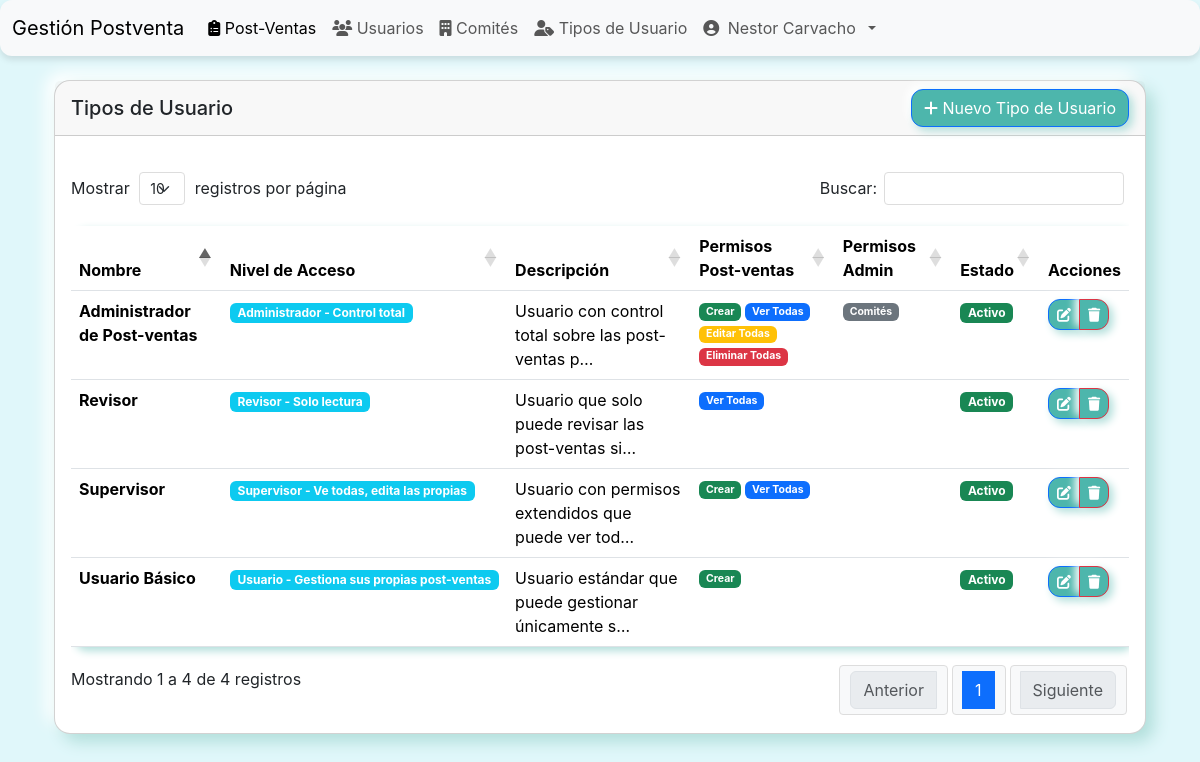
Before: /tipos-usuario/ (signed in) with the older database file.
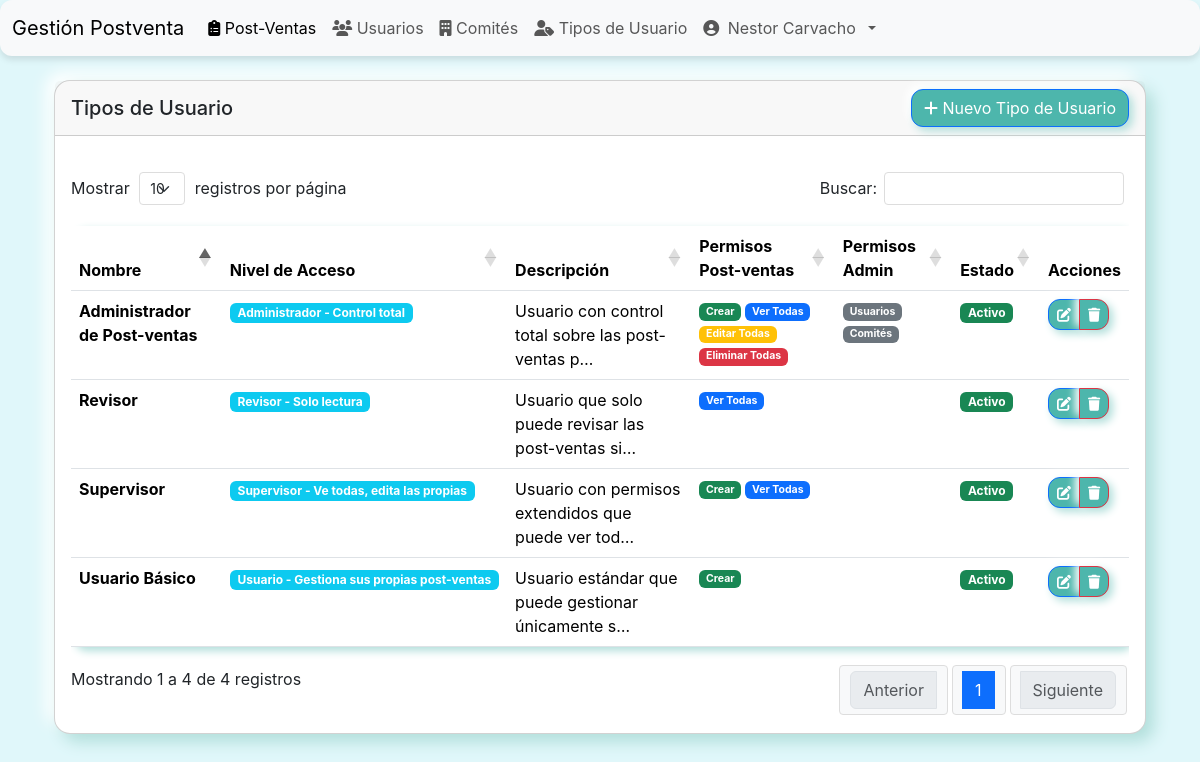
After: the same page with the newer database file.
### postventa/models.py (models this page shows, shortened)
class TipoUsuario(models.Model):
    NIVEL_ACCESO_CHOICES = [
        ('revisor', 'Revisor - Solo lectura'),
        ('usuario', 'Usuario - Gestiona sus propias post-ventas'),
        ('supervisor', 'Supervisor - Ve todas, edita las propias'),
        ('administrador', 'Administrador - Control total'),
    ]
    nombre = models.CharField(max_length=100, unique=True)
    nivel_acceso = models.CharField(max_length=20, choices=NIVEL_ACCESO_CHOICES, default='usuario')
    descripcion = models.TextField(blank=True, null=True)
    puede_crear_postventa = models.BooleanField(default=True, help_text="Puede crear nuevas post-ventas")
    puede_ver_todas_postventas = models.BooleanField(default=False, help_text="Puede ver todas las post-ventas")
    puede_editar_todas_postventas = models.BooleanField(default=False, help_text="Puede editar todas las post-ventas")
    puede_eliminar_todas_postventas = models.BooleanField(default=False, help_text="Puede eliminar todas las post-ventas")
    puede_editar_propias_postventas = models.BooleanField(default=True, help_text="Puede editar sus propias post-ventas")
    puede_eliminar_propias_postventas = models.BooleanField(default=True, help_text="Puede eliminar sus propias post-ventas")
    puede_gestionar_usuarios = models.BooleanField(default=False, help_text="Puede gestionar usuarios")
    puede_gestionar_comites = models.BooleanField(default=False, help_text="Puede gestionar comités")
    activo = models.BooleanField(default=True)
    fecha_creacion = models.DateTimeField(auto_now_add=True)
    fecha_modificacion = models.DateTimeField(auto_now=True)
    class Meta:
        verbose_name = "Tipo de Usuario"
        verbose_name_plural = "Tipos de Usuario"
        ordering = ['nombre']

### postventa/views.py (the view)
# urls.py: path('tipos-usuario/', TipoUsuarioListView.as_view(), name='tipo_usuario_list'),
@method_decorator(login_required, name='dispatch')
class TipoUsuarioListView(AdminRequiredMixin, ListView):
    model = TipoUsuario
    template_name = 'postventa/tipo_usuario_list.html'
    context_object_name = 'tipos_usuario'

### postventa/views.py (called while the page is built)
    def test_func(self):
        return self.request.user.is_staff or self.request.user.is_superuser

### postventa/templates/postventa/tipo_usuario_list.html (shortened to what the changed rows need)
{% extends 'base.html' %}
{% block content %}
<div class="container-fluid mt-4">
    <div class="row">
        <div class="col-12">
            <div class="card">
                <div class="card-body">
                    <div class="table-responsive">
                        <table class="table table-hover" id="tiposUsuarioTable">
                            <thead>
                                <tr>
                                    <th>Nombre</th>
                                    <th>Nivel de Acceso</th>
                                    <th>Descripción</th>
                                    <th>Permisos Post-ventas</th>
                                    <th>Permisos Admin</th>
                                    <th>Estado</th>
                                    <th>Acciones</th>
                                </tr>
                            </thead>
                            <tbody>
                                {% for tipo in tipos_usuario %}
                                <tr>
                                    <td>
                                        <strong>{{ tipo.nombre }}</strong>
                                    </td>
                                    <td>
                                        <span class="badge bg-info">{{ tipo.get_nivel_acceso_display }}</span>
                                    </td>
                                    <td>
                                        {{ tipo.descripcion|default:"-"|truncatechars:50 }}
                                    </td>
                                    <td>
                                        <div class="small">
                                            {% if tipo.puede_crear_postventa %}<span class="badge bg-success">Crear</span>{% endif %}
                                            {% if tipo.puede_ver_todas_postventas %}<span class="badge bg-primary">Ver Todas</span>{% endif %}
                                            {% if tipo.puede_editar_todas_postventas %}<span class="badge bg-warning">Editar Todas</span>{% endif %}
                                            {% if tipo.puede_eliminar_todas_postventas %}<span class="badge bg-danger">Eliminar Todas</span>{% endif %}
                                        </div>
                                    </td>
                                    <td>
                                        <div class="small">
                                            {% if tipo.puede_gestionar_usuarios %}<span class="badge bg-secondary">Usuarios</span>{% endif %}
                                            {% if tipo.puede_gestionar_comites %}<span class="badge bg-secondary">Comités</span>{% endif %}
                                        </div>
                                    </td>
                                    <td>
                                        {% if tipo.activo %}
                                            <span class="badge bg-success">Activo</span>
                                        {% else %}
                                            <span class="badge bg-danger">Inactivo</span>
                                        {% endif %}
                                    </td>
                                    <td>
                                        <div class="btn-group" role="group">
                                            <a href="{% url 'postventa:tipo_usuario_update' tipo.id %}"
                                               class="btn btn-sm btn-outline-primary"
                                               title="Editar tipo de usuario">
                                                <i class="fas fa-edit"></i>
                                            </a>
                                            <a href="{% url 'postventa:tipo_usuario_delete' tipo.id %}"
                                               class="btn btn-sm btn-outline-danger"
                                               title="Eliminar tipo de usuario">
                                                <i class="fas fa-trash"></i>
                                            </a>
                                        </div>
                                    </td>
                                </tr>
                                {% empty %}
                                <tr>
                                    <td colspan="7" class="text-center text-muted">
                                        No hay tipos de usuario registrados.
                                    </td>
                                </tr>
                                {% endfor %}
                            </tbody>
                        </table>
                    </div>
                </div>
            </div>
        </div>
    </div>
</div>
{% endblock %}

Changed rows visible on the page:
changed TipoUsuario "Administrador de Post-ventas": now shows "Usuarios"
